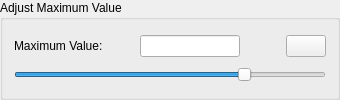
                  <widget class="QGroupBox" name="groupBox_11">
                   <property name="minimumSize">
                    <size>
                     <width>0</width>
                     <height>100</height>
                    </size>
                   </property>
                   <property name="title">
                    <string>Adjust Maximum Value</string>
                   </property>
                   <layout class="QVBoxLayout" name="verticalLayout_22">
                    <item>
                     <layout class="QHBoxLayout" name="horizontalLayout_17">
                      <item>
                       <widget class="QLabel" name="L_threshold_2">
                        <property name="minimumSize">
                         <size>
                          <width>120</width>
                          <height>0</height>
                         </size>
                        </property>
                        <property name="text">
                         <string>Maximum Value:</string>
                        </property>
                       </widget>
                      </item>
                      <item>
                       <widget class="QLineEdit" name="LE_MaximumValue">
                        <property name="maximumSize">
                         <size>
                          <width>100</width>
                          <height>16777215</height>
                         </size>
                        </property>
                       </widget>
                      </item>
                      <item>
                       <spacer name="horizontalSpacer_16">
                        <property name="orientation">
                         <enum>Qt::Horizontal</enum>
                        </property>
                        <property name="sizeHint" stdset="0">
                         <size>
                          <width>40</width>
                          <height>20</height>
                         </size>
                        </property>
                       </spacer>
                      </item>
                      <item>
                       <widget class="QPushButton" name="B_MaximumValueorig">
                        <property name="minimumSize">
                         <size>
                          <width>0</width>
                          <height>0</height>
                         </size>
                        </property>
                        <property name="maximumSize">
                         <size>
                          <width>50</width>
                          <height>16777215</height>
                         </size>
                        </property>
                        <property name="text">
                         <string/>
                        </property>
                        <property name="icon">
                         <iconset resource="rawshop.qrc">
                          <normaloff>:/curved.ico</normaloff>:/curved.ico</iconset>
                        </property>
                       </widget>
                      </item>
                     </layout>
                    </item>
                    <item>
                     <widget class="QSlider" name="SD_Adj_Max">
                      <property name="minimum">
                       <number>1</number>
                      </property>
                      <property name="maximum">
                       <number>99999</number>
                      </property>
                      <property name="value">
                       <number>75000</number>
                      </property>
                      <property name="orientation">
                       <enum>Qt::Horizontal</enum>
                      </property>
                     </widget>
                    </item>
                   </layout>
                  </widget>
